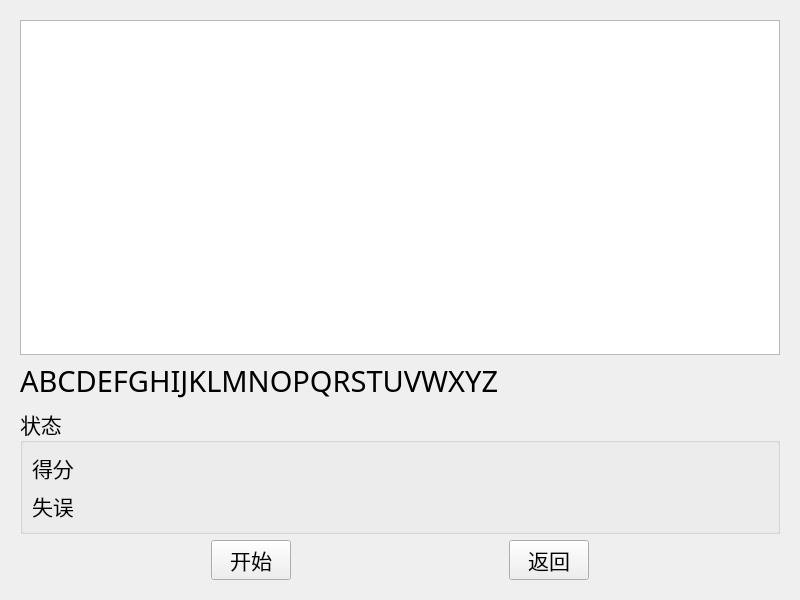
<?xml version="1.0" encoding="UTF-8"?>
<ui version="4.0">
 <class>Widget</class>
 <widget class="QWidget" name="Widget">
  <property name="enabled">
   <bool>true</bool>
  </property>
  <property name="geometry">
   <rect>
    <x>0</x>
    <y>0</y>
    <width>800</width>
    <height>600</height>
   </rect>
  </property>
  <property name="font">
   <font>
    <family>Aa白白胖胖 无敌可爱 (非商业使用)</family>
    <pointsize>16</pointsize>
   </font>
  </property>
  <property name="windowTitle">
   <string>打字游戏</string>
  </property>
  <property name="windowIcon">
   <iconset resource="res.qrc">
    <normaloff>:/icon/img/icon.png</normaloff>:/icon/img/icon.png</iconset>
  </property>
  <layout class="QVBoxLayout" name="verticalLayout">
   <item>
    <widget class="QStackedWidget" name="stackedWidget">
     <property name="enabled">
      <bool>true</bool>
     </property>
     <property name="font">
      <font>
       <family>Aa白白胖胖 无敌可爱 (非商业使用)</family>
       <pointsize>16</pointsize>
      </font>
     </property>
     <property name="autoFillBackground">
      <bool>false</bool>
     </property>
     <property name="frameShape">
      <enum>QFrame::NoFrame</enum>
     </property>
     <property name="frameShadow">
      <enum>QFrame::Plain</enum>
     </property>
     <property name="currentIndex">
      <number>0</number>
     </property>
     <widget class="QWidget" name="main_game">
      <property name="autoFillBackground">
       <bool>false</bool>
      </property>
      <layout class="QVBoxLayout" name="verticalLayout_7">
       <item>
        <layout class="QVBoxLayout" name="verticalLayout_4">
         <item>
          <layout class="QHBoxLayout" name="horizontalLayout">
           <item>
            <widget class="QGraphicsView" name="graphicsView"/>
           </item>
          </layout>
         </item>
         <item>
          <widget class="QLabel" name="label">
           <property name="font">
            <font>
             <family>Aa白白胖胖 无敌可爱 (非商业使用)</family>
             <pointsize>22</pointsize>
            </font>
           </property>
           <property name="text">
            <string>ABCDEFGHIJKLMNOPQRSTUVWXYZ</string>
           </property>
           <property name="alignment">
            <set>Qt::AlignLeading|Qt::AlignLeft|Qt::AlignVCenter</set>
           </property>
          </widget>
         </item>
        </layout>
       </item>
       <item>
        <layout class="QVBoxLayout" name="verticalLayout_3">
         <item>
          <widget class="QGroupBox" name="groupBox">
           <property name="title">
            <string>状态</string>
           </property>
           <layout class="QVBoxLayout" name="verticalLayout_5">
            <item>
             <widget class="QLabel" name="label_3">
              <property name="text">
               <string>得分</string>
              </property>
             </widget>
            </item>
            <item>
             <widget class="QLabel" name="label_2">
              <property name="text">
               <string>失误</string>
              </property>
             </widget>
            </item>
           </layout>
          </widget>
         </item>
         <item>
          <layout class="QHBoxLayout" name="horizontalLayout_2">
           <item>
            <spacer name="horizontalSpacer_2">
             <property name="orientation">
              <enum>Qt::Horizontal</enum>
             </property>
             <property name="sizeHint" stdset="0">
              <size>
               <width>40</width>
               <height>20</height>
              </size>
             </property>
            </spacer>
           </item>
           <item>
            <widget class="QPushButton" name="pushButton">
             <property name="sizePolicy">
              <sizepolicy hsizetype="Minimum" vsizetype="Maximum">
               <horstretch>0</horstretch>
               <verstretch>0</verstretch>
              </sizepolicy>
             </property>
             <property name="maximumSize">
              <size>
               <width>16777215</width>
               <height>40</height>
              </size>
             </property>
             <property name="text">
              <string>开始</string>
             </property>
             <property name="autoDefault">
              <bool>false</bool>
             </property>
             <property name="default">
              <bool>false</bool>
             </property>
             <property name="flat">
              <bool>false</bool>
             </property>
            </widget>
           </item>
           <item>
            <spacer name="verticalSpacer">
             <property name="orientation">
              <enum>Qt::Vertical</enum>
             </property>
             <property name="sizeType">
              <enum>QSizePolicy::Fixed</enum>
             </property>
             <property name="sizeHint" stdset="0">
              <size>
               <width>20</width>
               <height>37</height>
              </size>
             </property>
            </spacer>
           </item>
           <item>
            <spacer name="horizontalSpacer">
             <property name="orientation">
              <enum>Qt::Horizontal</enum>
             </property>
             <property name="sizeHint" stdset="0">
              <size>
               <width>40</width>
               <height>20</height>
              </size>
             </property>
            </spacer>
           </item>
           <item>
            <widget class="QPushButton" name="pushButton_2">
             <property name="maximumSize">
              <size>
               <width>16777215</width>
               <height>40</height>
              </size>
             </property>
             <property name="text">
              <string>返回</string>
             </property>
            </widget>
           </item>
           <item>
            <spacer name="horizontalSpacer_3">
             <property name="orientation">
              <enum>Qt::Horizontal</enum>
             </property>
             <property name="sizeHint" stdset="0">
              <size>
               <width>40</width>
               <height>20</height>
              </size>
             </property>
            </spacer>
           </item>
          </layout>
         </item>
        </layout>
       </item>
      </layout>
     </widget>
     <widget class="QWidget" name="start_1">
      <layout class="QVBoxLayout" name="verticalLayout_6">
       <item>
        <layout class="QHBoxLayout" name="horizontalLayout_all1">
         <item>
          <spacer name="horizontalSpacer_5">
           <property name="orientation">
            <enum>Qt::Horizontal</enum>
           </property>
           <property name="sizeHint" stdset="0">
            <size>
             <width>40</width>
             <height>20</height>
            </size>
           </property>
          </spacer>
         </item>
         <item>
          <layout class="QVBoxLayout" name="verticalLayout_2">
           <item>
            <spacer name="verticalSpacer_3">
             <property name="orientation">
              <enum>Qt::Vertical</enum>
             </property>
             <property name="sizeHint" stdset="0">
              <size>
               <width>20</width>
               <height>40</height>
              </size>
             </property>
            </spacer>
           </item>
           <item>
            <spacer name="verticalSpacer_4">
             <property name="orientation">
              <enum>Qt::Vertical</enum>
             </property>
             <property name="sizeHint" stdset="0">
              <size>
               <width>20</width>
               <height>40</height>
              </size>
             </property>
            </spacer>
           </item>
           <item>
            <layout class="QHBoxLayout" name="horizontalLayout_3">
             <item>
              <spacer name="horizontalSpacer_4">
               <property name="orientation">
                <enum>Qt::Horizontal</enum>
               </property>
               <property name="sizeHint" stdset="0">
                <size>
                 <width>40</width>
                 <height>20</height>
                </size>
               </property>
              </spacer>
             </item>
             <item>
              <widget class="QPushButton" name="pushButton_start">
               <property name="enabled">
                <bool>true</bool>
               </property>
               <property name="font">
                <font>
                 <family>Aa白白胖胖 无敌可爱 (非商业使用)</family>
                 <pointsize>26</pointsize>
                </font>
               </property>
               <property name="text">
                <string>开始游戏</string>
               </property>
              </widget>
             </item>
             <item>
              <spacer name="horizontalSpacer_6">
               <property name="orientation">
                <enum>Qt::Horizontal</enum>
               </property>
               <property name="sizeHint" stdset="0">
                <size>
                 <width>40</width>
                 <height>20</height>
                </size>
               </property>
              </spacer>
             </item>
            </layout>
           </item>
           <item>
            <spacer name="verticalSpacer_5">
             <property name="orientation">
              <enum>Qt::Vertical</enum>
             </property>
             <property name="sizeHint" stdset="0">
              <size>
               <width>20</width>
               <height>40</height>
              </size>
             </property>
            </spacer>
           </item>
           <item>
            <layout class="QHBoxLayout" name="horizontalLayout_4">
             <item>
              <spacer name="horizontalSpacer_7">
               <property name="orientation">
                <enum>Qt::Horizontal</enum>
               </property>
               <property name="sizeHint" stdset="0">
                <size>
                 <width>40</width>
                 <height>20</height>
                </size>
               </property>
              </spacer>
             </item>
             <item>
              <widget class="QPushButton" name="pushButton_quit">
               <property name="font">
                <font>
                 <family>Aa白白胖胖 无敌可爱 (非商业使用)</family>
                 <pointsize>16</pointsize>
                </font>
               </property>
               <property name="text">
                <string>退出</string>
               </property>
              </widget>
             </item>
             <item>
              <spacer name="horizontalSpacer_8">
               <property name="orientation">
                <enum>Qt::Horizontal</enum>
               </property>
               <property name="sizeHint" stdset="0">
                <size>
                 <width>40</width>
                 <height>20</height>
                </size>
               </property>
              </spacer>
             </item>
            </layout>
           </item>
           <item>
            <spacer name="verticalSpacer_6">
             <property name="orientation">
              <enum>Qt::Vertical</enum>
             </property>
             <property name="sizeHint" stdset="0">
              <size>
               <width>20</width>
               <height>40</height>
              </size>
             </property>
            </spacer>
           </item>
           <item>
            <spacer name="verticalSpacer_7">
             <property name="orientation">
              <enum>Qt::Vertical</enum>
             </property>
             <property name="sizeHint" stdset="0">
              <size>
               <width>20</width>
               <height>40</height>
              </size>
             </property>
            </spacer>
           </item>
          </layout>
         </item>
         <item>
          <spacer name="horizontalSpacer_9">
           <property name="orientation">
            <enum>Qt::Horizontal</enum>
           </property>
           <property name="sizeHint" stdset="0">
            <size>
             <width>40</width>
             <height>20</height>
            </size>
           </property>
          </spacer>
         </item>
        </layout>
       </item>
      </layout>
     </widget>
     <widget class="QWidget" name="page_3"/>
    </widget>
   </item>
  </layout>
 </widget>
 <resources>
  <include location="res.qrc"/>
 </resources>
 <connections>
  <connection>
   <sender>pushButton_quit</sender>
   <signal>clicked()</signal>
   <receiver>Widget</receiver>
   <slot>close()</slot>
   <hints>
    <hint type="sourcelabel">
     <x>399</x>
     <y>371</y>
    </hint>
    <hint type="destinationlabel">
     <x>399</x>
     <y>299</y>
    </hint>
   </hints>
  </connection>
 </connections>
</ui>
